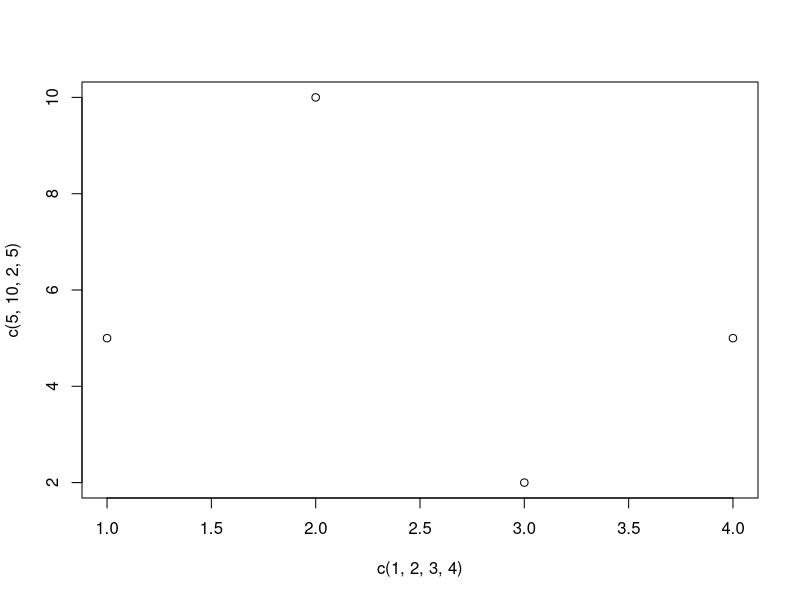
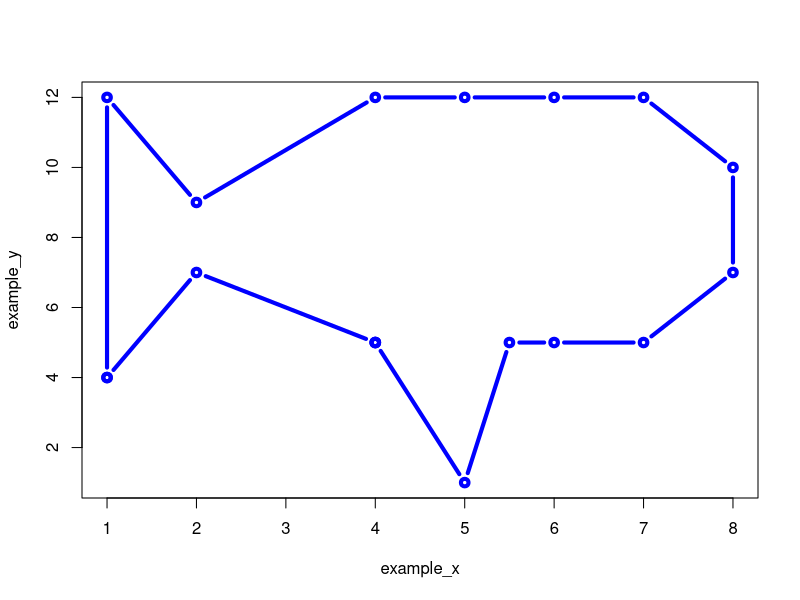
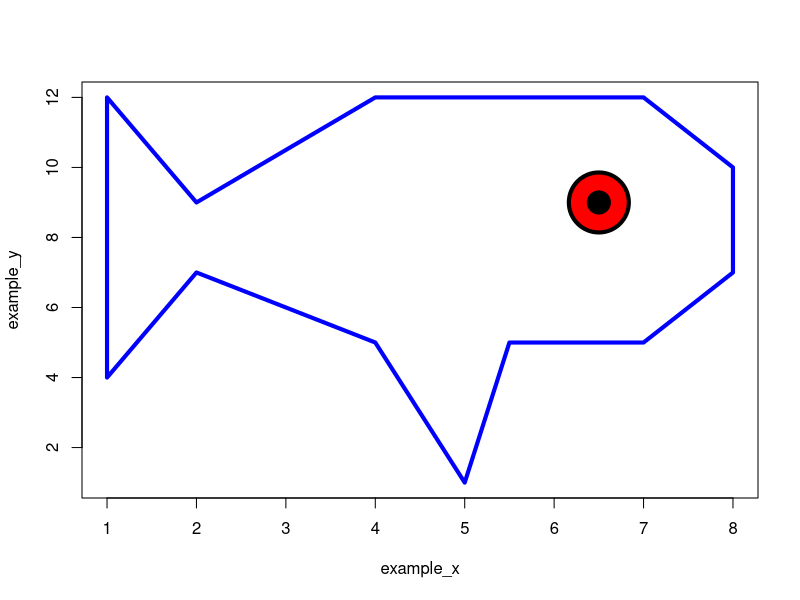

These figures' R source, in order:
#Welcome to R!
#R can be used for basic functions
2+2

#you can set variables 
a <- 2+2
a

#there are built in functions
print("Hello world")
max(2,5,3,9,1)
min(2,5,3,9,1)

#there are different object types including numbers, strings, and lists
class(2)
class("hello")
class(c("I", "love", "sleep"))
class(list("I", "love", "sleep"))
#we will mostly be working with dataframes
df <- data.frame(numbers = c("A", "B", "C", "D"), integers = c(1,2,3,4))

#we can use functions to analyze and plot data
plot(x = c(1,2,3,4), y = c(5, 10, 2, 5))

#plotting
example_x <- c(1,1,2,4,5,6,7,8,8,7,6,5.5,5, 4,4,4,2,1)
example_y <- c(4,12,9,12,12,12,12,10,7,5,5,5, 1, 5,5,5,7,4)
plot(x = example_x, y = example_y, type = "b", col = "blue", lwd = 4)
plot(x = example_x, y = example_y, type = "l", col = "blue", lwd = 4)
symbols(6.5,9, circles = 0.1, add = TRUE, bg = "red", lwd = 4, inches = 0.3)
symbols(6.5,9, circles = 0.1, add = TRUE, bg = "black", lwd = 4, inches = 0.1)
